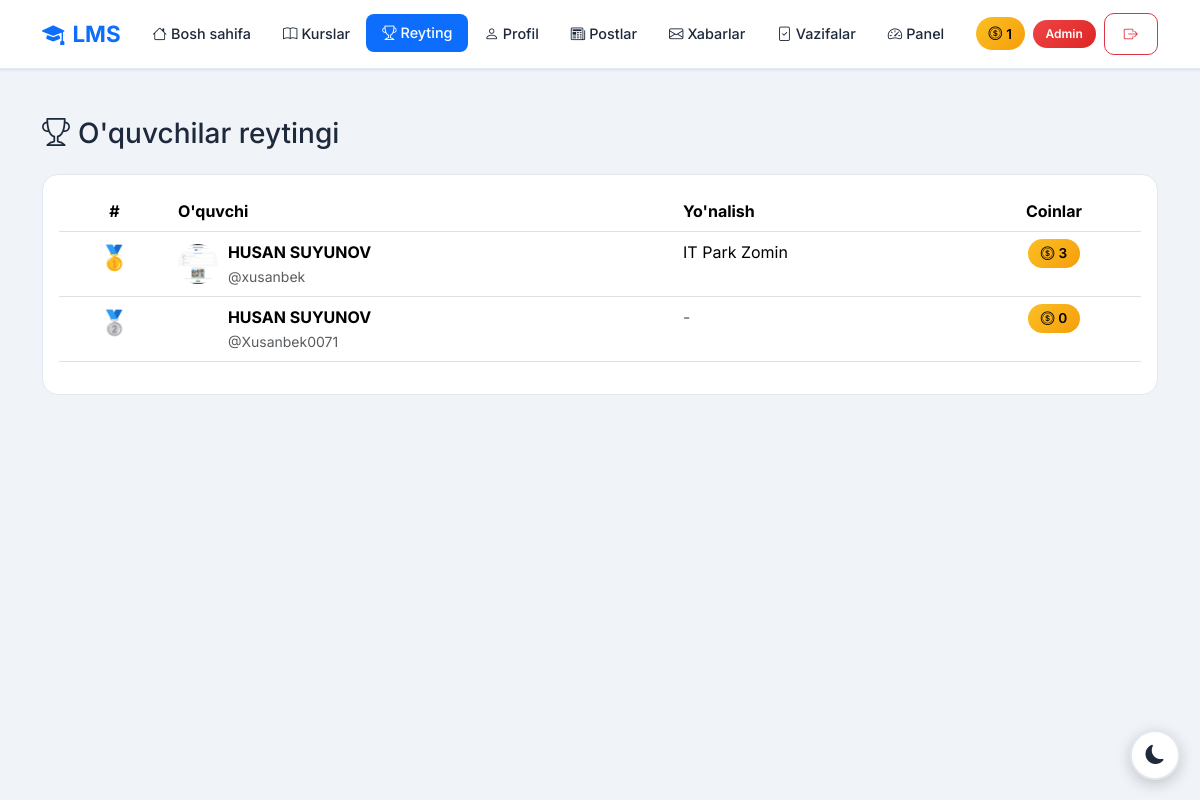
/leaderboard/ (signed in), run on the app's committed database.
### accounts/models.py (models this page shows, shortened)
class CustomUser(AbstractUser):
    ROLE_CHOICES = (
        ('admin', 'Admin'),
        ('teacher', 'O\'qituvchi'),
        ('student', 'O\'quvchi'),
    )
    first_name = models.CharField(max_length=100, verbose_name="Ism")
    last_name = models.CharField(max_length=100, verbose_name="Familiya")
    phone = models.CharField(max_length=20, unique=True, verbose_name="Telefon raqam")
    role = models.CharField(max_length=20, choices=ROLE_CHOICES, default='student', verbose_name="Rol")
    photo = models.ImageField(upload_to='profiles/', blank=True, null=True, verbose_name="Profil rasmi")
    profession = models.ForeignKey(Profession, on_delete=models.SET_NULL, null=True, blank=True, related_name='students', verbose_name="Yo'nalish")
    is_blocked = models.BooleanField(default=False, verbose_name="Bloklangan")
    last_activity = models.DateTimeField(null=True, blank=True, verbose_name="Oxirgi faollik")
    bio = models.TextField(blank=True, null=True, verbose_name="O'zi haqida")
    coins = models.IntegerField(default=0, verbose_name="Coinlar")
    total_online_time = models.IntegerField(default=0, verbose_name="Jami online vaqt (daqiqa)")
    address = models.CharField(max_length=300, blank=True, null=True, verbose_name="Yashash manzili")
    birth_date = models.DateField(null=True, blank=True, verbose_name="Tug'ilgan kuni")
    id_card = models.FileField(upload_to='documents/id_cards/', blank=True, null=True, verbose_name="ID karta/Pasport")
    birth_certificate = models.FileField(upload_to='documents/birth_certificates/', blank=True, null=True, verbose_name="Tug'ilganlik haqida guvohnoma")
    @property
    def is_admin(self):
        return self.role == 'admin'
    @property
    def is_teacher(self):
        return self.role == 'teacher'
    @property
    def full_name(self):
        return f"{self.first_name} {self.last_name}"
    def get_initials(self):
        first = self.first_name[0] if self.first_name else ''
        last = self.last_name[0] if self.last_name else ''
        return f"{first}{last}".upper()
    class Meta:
        verbose_name = "Foydalanuvchi"
        verbose_name_plural = "Foydalanuvchilar"

class Profession(models.Model):
    name = models.CharField(max_length=200, verbose_name="Kasb nomi")
    photo = models.ImageField(upload_to='professions/', verbose_name="Rasm")
    description = models.TextField(verbose_name="Kasb haqida")
    created_at = models.DateTimeField(auto_now_add=True)
    class Meta:
        verbose_name = "Kasb"
        verbose_name_plural = "Kasblar"
        ordering = ['-created_at']

### accounts/views.py (the view)
# urls.py: path('leaderboard/', views.leaderboard, name='leaderboard'),
@login_required
def leaderboard(request):
    students = CustomUser.objects.filter(role='student').order_by('-coins')[:50]
    return render(request, 'accounts/leaderboard.html', {'students': students})

### accounts/management/commands/check_birthdays.py (called while the page is built, shortened)
    def handle(self, *args, **kwargs):
        today = timezone.now().date()
        users = CustomUser.objects.filter(birth_date__day=today.day, birth_date__month=today.month)
        if not users.exists():
            self.stdout.write(self.style.SUCCESS('No birthdays today.'))
            return

### accounts/templates/accounts/leaderboard.html (shortened to what this page needs)
{% extends 'accounts/base.html' %}
{% block content %}
<div class="container mt-5">
    <h3 style="color: var(--primary-blue);" class="mb-4">
        <i class="bi bi-trophy me-2"></i>O'quvchilar reytingi
    </h3>
    <div class="card">
        <div class="card-body">
            {% if students %}
            <div class="table-responsive">
                <table class="table" style="color: var(--text-color);">
                    <thead>
                        <tr>
                            <th class="text-center">#</th>
                            <th>O'quvchi</th>
                            <th>Yo'nalish</th>
                            <th class="text-center">Coinlar</th>
                        </tr>
                    </thead>
                    <tbody>
                        {% for student in students %}
                        <tr {% if student == request.user %}style="background: rgba(13, 110, 253, 0.1);"{% endif %}>
                            <td class="text-center">
                                {% if forloop.counter == 1 %}
                                <span style="font-size: 1.5rem;">🥇</span>
                                {% elif forloop.counter == 2 %}
                                <span style="font-size: 1.5rem;">🥈</span>
                                {% elif forloop.counter == 3 %}
                                <span style="font-size: 1.5rem;">🥉</span>
                                {% else %}
                                <span class="badge bg-secondary">{{ forloop.counter }}</span>
                                {% endif %}
                            </td>
                            <td>
                                <div class="d-flex align-items-center">
                                    {% if student.photo %}
                                    <img src="{{ student.photo.url }}" style="width: 40px; height: 40px; border-radius: 50%; object-fit: cover; margin-right: 10px;">
                                    {% else %}
                                    <div style="width: 40px; height: 40px; border-radius: 50%; background: linear-gradient(135deg, var(--primary-blue), var(--dark-blue)); display: flex; align-items: center; justify-content: center; margin-right: 10px; color: white; font-weight: 600;">
                                    </div>
                                    {% endif %}
                                    <div>
                                        <strong>{{ student.full_name }}</strong>
                                        <br><small class="text-muted">@{{ student.username }}</small>
                                    </div>
                                </div>
                            </td>
                            <td>
                                {% if student.profession %}{{ student.profession.name }}{% else %}<span class="text-muted">-</span>{% endif %}
                            </td>
                            <td class="text-center">
                                <span class="coin-badge">
                                    <i class="bi bi-coin me-1"></i>{{ student.coins }}
                                </span>
                            </td>
                        </tr>
                        {% endfor %}
                    </tbody>
                </table>
            </div>
            {% else %}
            <div class="text-center py-5">
                <i class="bi bi-trophy text-muted" style="font-size: 4rem;"></i>
                <h4 class="mt-3" style="color: var(--text-color);">Hozircha o'quvchilar yo'q</h4>
            </div>
            {% endif %}
        </div>
    </div>
</div>
{% endblock %}

### accounts/templates/accounts/base.html (shortened to what this page needs)
<!DOCTYPE html>
<html lang="uz" data-bs-theme="light">
<head>
    <link href="https://cdn.jsdelivr.net/npm/bootstrap@5.3.2/dist/css/bootstrap.min.css" rel="stylesheet">
    <link href="https://cdn.jsdelivr.net/npm/bootstrap-icons@1.11.1/font/bootstrap-icons.css" rel="stylesheet">
</head>
<body>
    <div class="theme-toggle">
        <button class="btn" id="themeToggle">
            <i class="bi bi-moon-fill" id="themeIcon"></i>
        </button>
    </div>
    {% if user.is_authenticated %}
    <nav class="navbar navbar-expand-lg sticky-top">
        <div class="container">
            <a class="navbar-brand" href="{% url 'home' %}">
                <i class="bi bi-mortarboard-fill me-2"></i>LMS
            </a>
            <div class="collapse navbar-collapse" id="navbarNav">
                <ul class="navbar-nav me-auto mb-2 mb-lg-0">
                    <li class="nav-item">
                        <a class="nav-link {% if request.resolver_match.url_name == 'home' %}active{% endif %}"
                            href="{% url 'home' %}">
                            <i class="bi bi-house me-1"></i>Bosh sahifa
                        </a>
                    </li>
                    <li class="nav-item">
                        <a class="nav-link {% if request.resolver_match.url_name and 'profession' in request.resolver_match.url_name %}active{% endif %}"
                            href="{% url 'professions' %}">
                            <i class="bi bi-book me-1"></i>Kurslar
                        </a>
                    </li>
                    <li class="nav-item">
                        <a class="nav-link {% if request.resolver_match.url_name == 'leaderboard' %}active{% endif %}"
                            href="{% url 'leaderboard' %}">
                            <i class="bi bi-trophy me-1"></i>Reyting
                        </a>
                    </li>
                    <li class="nav-item">
                        <a class="nav-link {% if request.resolver_match.url_name and 'profile' in request.resolver_match.url_name %}active{% endif %}"
                            href="{% url 'profile' %}">
                            <i class="bi bi-person me-1"></i>Profil
                        </a>
                    </li>
                    <li class="nav-item">
                        <a class="nav-link {% if request.resolver_match.app_names and 'blog' in request.resolver_match.app_names %}active{% endif %}"
                            href="{% url 'blog:post_list' %}">
                            <i class="bi bi-newspaper me-1"></i>Postlar
                        </a>
                    </li>
                    <li class="nav-item">
                        <a class="nav-link {% if request.resolver_match.url_name == 'messages' %}active{% endif %}"
                            href="{% url 'messages' %}">
                            <i class="bi bi-envelope me-1"></i>Xabarlar
                        </a>
                    </li>
                    {% if user.is_teacher or user.is_admin %}
                    <li class="nav-item">
                        <a class="nav-link {% if request.resolver_match.url_name == 'homework_submissions' %}active{% endif %}"
                            href="{% url 'homework_submissions' %}">
                            <i class="bi bi-file-check me-1"></i>Vazifalar
                        </a>
                    </li>
                    {% endif %}
                    {% if user.is_admin %}
                    <li class="nav-item">
                        <a class="nav-link {% if 'dashboard' in request.path %}active{% endif %}"
                            href="{% url 'admin_dashboard' %}">
                            <i class="bi bi-speedometer2 me-1"></i>Panel
                        </a>
                    </li>
                    {% endif %}
                </ul>
                <div class="d-flex align-items-center gap-2">
                    <span class="coin-badge">
                        <i class="bi bi-coin me-1"></i>{{ user.coins }}
                    </span>
                    <span class="role-badge role-{{ user.role }}">
                        {% if user.role == 'admin' %}
                        Admin
                        {% elif user.role == 'teacher' %}
                        Ustoz
                        {% else %}
                        O'quvchi
                        {% endif %}
                    </span>
                    <a href="{% url 'logout' %}" class="btn btn-outline-danger btn-sm">
                        <i class="bi bi-box-arrow-right"></i>
                    </a>
                </div>
            </div>
        </div>
    </nav>
    {% endif %}
    <main class="fade-in">
        {% block content %}{% endblock %}
    </main>
</body>
</html>

### accounts/templates/accounts/base.html (style rules this page uses)
:root { --primary: #0d6efd; --primary-dark: #0a58ca; --success: #10b981; --warning: #f59e0b; --danger: #ef4444; --purple: #8b5cf6; }
[data-bs-theme="light"] { --bg: #f0f4f8; --card: #ffffff; --text: #1e293b; --text-muted: #64748b; --border: #e2e8f0; }
* { font-family: 'Inter', sans-serif; }
body { background: var(--bg); color: var(--text); min-height: 100vh; transition: all 0.3s ease; }
.navbar { background: var(--card) !important; border-bottom: 1px solid var(--border); padding: 0.75rem 0; box-shadow: 0 1px 3px rgba(0, 0, 0, 0.1); }
.navbar-brand { font-weight: 700; font-size: 1.4rem; color: var(--primary) !important; }
.nav-link { color: var(--text) !important; font-weight: 500; padding: 0.5rem 1rem !important; border-radius: 8px; transition: all 0.2s; font-size: 0.9rem; }
.nav-link:hover, .nav-link.active { background: var(--primary); color: white !important; transform: translateY(-1px); }
.card { background: var(--card); border: 1px solid var(--border); border-radius: 16px; transition: all 0.3s ease; }
.btn { border-radius: 10px; font-weight: 600; padding: 0.6rem 1.2rem; transition: all 0.2s ease; }
.coin-badge { background: linear-gradient(135deg, #fbbf24, #f59e0b); color: #000; padding: 0.4rem 0.8rem; border-radius: 20px; font-weight: 600; font-size: 0.85rem; animation: pulse 2s infinite; }
.role-badge { padding: 0.3rem 0.8rem; border-radius: 20px; font-size: 0.75rem; font-weight: 600; }
.role-admin { background: linear-gradient(135deg, #ef4444, #dc2626); color: white; }
.theme-toggle { position: fixed; bottom: 20px; right: 20px; z-index: 1000; }
.theme-toggle .btn { width: 50px; height: 50px; border-radius: 50%; display: flex; align-items: center; justify-content: center; font-size: 1.2rem; background: var(--card); border: 2px solid var(--border); color: var(--text); box-shadow: 0 4px 15px rgba(0, 0, 0, 0.2); }
.fade-in { animation: fadeInUp 0.5s ease-out; }

### data on the page
CustomUser: coins "1"
CustomUser: photo (picture), full_name "HUSAN SUYUNOV", username "xusanbek", profession.name "IT Park Zomin", coins "3"
CustomUser: full_name "HUSAN SUYUNOV", username "Xusanbek0071", coins "0"
